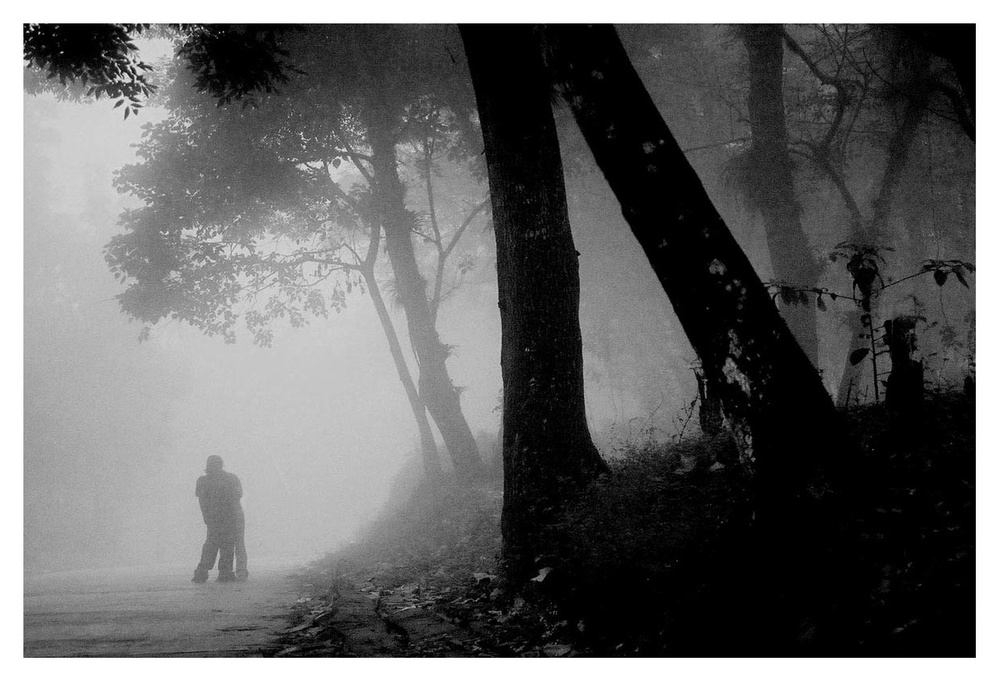
#> input picture working model for images_/Images/FoggyKiss.jpg, 1000 x 682 px, shrunk from 1240 x 846 before the run
$ python -i __init__.py   (imports and definitions only)
#> lines starting #> are read from the running program, lines starting #| are printed output that depends on the picture
#> further down, picture is the input picture: shape (682, 1000, 3); min 0, max 255, mean 103.5
import cv2
import numpy as np
import copy

class image_dehazer():
    def __init__(self, airlightEstimation_windowSze=15, boundaryConstraint_windowSze=3, C0=20, C1=300,
                 regularize_lambda=0.1, sigma=0.5, delta=0.85, showHazeTransmissionMap=True):
        self.airlightEstimation_windowSze = airlightEstimation_windowSze
        self.boundaryConstraint_windowSze = boundaryConstraint_windowSze
        self.C0 = C0
        self.C1 = C1
        self.regularize_lambda = regularize_lambda
        self.sigma = sigma
        self.delta = delta
        self.showHazeTransmissionMap = showHazeTransmissionMap
        self._A = []
        self._transmission = []
        self._WFun = []

    def __AirlightEstimation(self, HazeImg):
        if (len(HazeImg.shape) == 3):
            for ch in range(len(HazeImg.shape)):
                kernel = np.ones((self.airlightEstimation_windowSze, self.airlightEstimation_windowSze), np.uint8)
                minImg = cv2.erode(HazeImg[:, :, ch], kernel)
                self._A.append(int(minImg.max()))
#> this loop made 3 passes
#> pass 1, in __AirlightEstimation, `minImg = cv2.erode(HazeImg[:, :, ch], kernel)`:
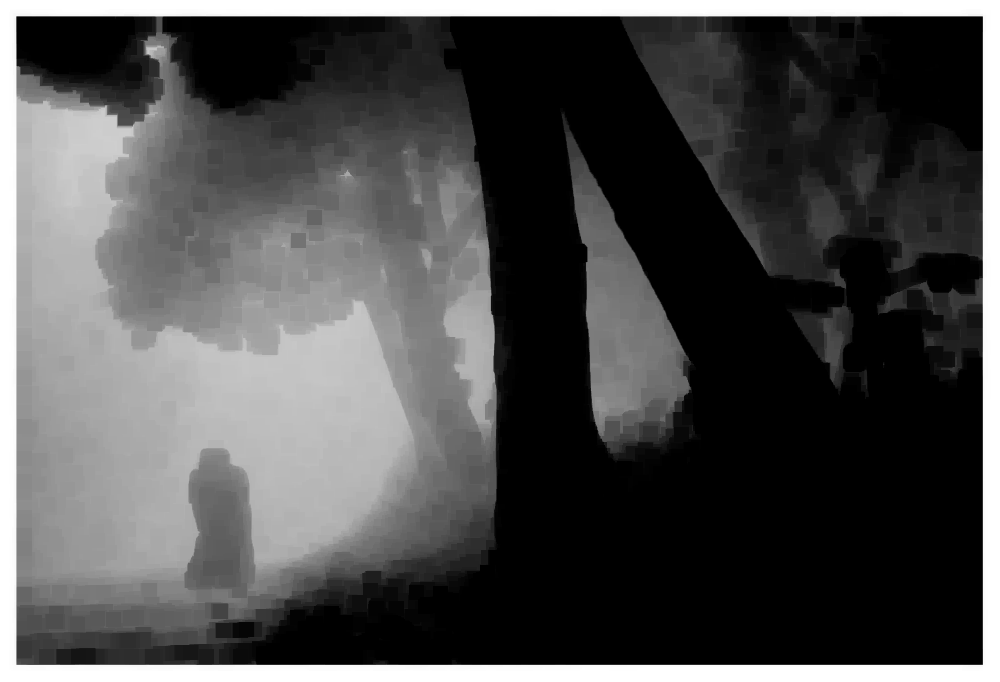
#> minImg: shape (682, 1000); min 0, max 255, mean 77.4
#> after the loop, self._A = [255, 255, 255]
        else:
            kernel = np.ones((self.airlightEstimation_windowSze, self.airlightEstimation_windowSze), np.uint8)
            minImg = cv2.erode(HazeImg, kernel)
            self._A.append(int(minImg.max()))

    def __BoundCon(self, HazeImg):
        if (len(HazeImg.shape) == 3):

            t_b = np.maximum((self._A[0] - HazeImg[:, :, 0].astype(float)) / (self._A[0] - self.C0),
                             (HazeImg[:, :, 0].astype(float) - self._A[0]) / (self.C1 - self._A[0]))
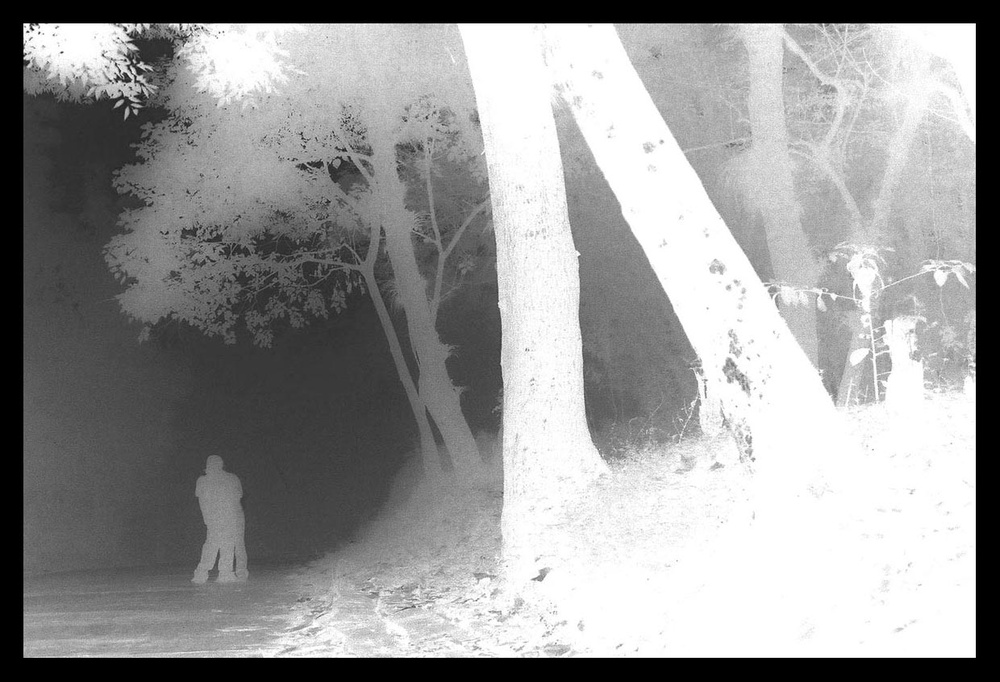
#> t_b: shape (682, 1000) float64; min 0, max 1.09, mean 0.645; drawn with min black and max white
            t_g = np.maximum((self._A[1] - HazeImg[:, :, 1].astype(float)) / (self._A[1] - self.C0),
                             (HazeImg[:, :, 1].astype(float) - self._A[1]) / (self.C1 - self._A[1]))
            t_r = np.maximum((self._A[2] - HazeImg[:, :, 2].astype(float)) / (self._A[2] - self.C0),
                             (HazeImg[:, :, 2].astype(float) - self._A[2]) / (self.C1 - self._A[2]))

            MaxVal = np.maximum(t_b, t_g, t_r)
            self._Transmission = np.minimum(MaxVal, 1)
        else:
            self._Transmission = np.maximum((self._A[0] - HazeImg.astype(float)) / (self._A[0] - self.C0),
                                            (HazeImg.astype(float) - self._A[0]) / (self.C1 - self._A[0]))
            self._Transmission = np.minimum(self._Transmission, 1)

        kernel = np.ones((self.boundaryConstraint_windowSze, self.boundaryConstraint_windowSze), float)
        self._Transmission = cv2.morphologyEx(self._Transmission, cv2.MORPH_CLOSE, kernel=kernel)
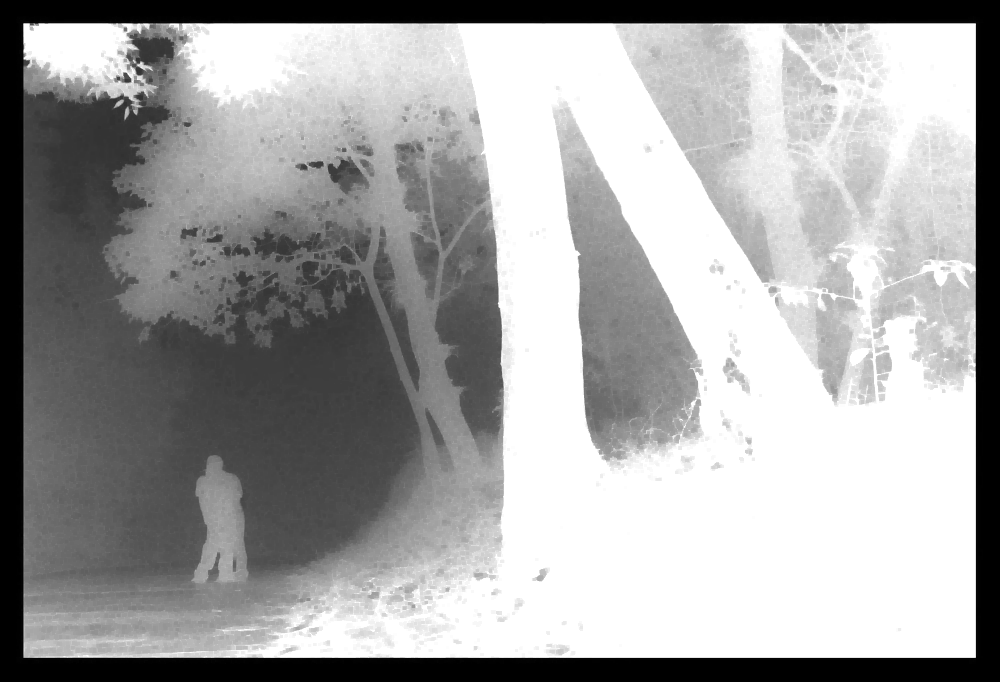
#> self._Transmission: shape (682, 1000) float64; min 0, max 1, mean 0.638

    # [93 lines left out: functions __LoadFilterBank, __CalculateWeightingFunction, __circularConvFilt, __CalTransmission, not called in this run]

    def __removeHaze(self, HazeImg):
        '''
        :param HazeImg: Hazy input image
        :param Transmission: estimated transmission
        :param A: estimated airlight
        :param delta: fineTuning parameter for dehazing --> default = 0.85
        :return: result --> Dehazed image
        '''

        # This function will implement equation(3) in the paper
        # " https://www.cv-foundation.org/openaccess/content_iccv_2013/papers/Meng_Efficient_Image_Dehazing_2013_ICCV_paper.pdf "

        epsilon = 0.0001
        Transmission = pow(np.maximum(abs(self._Transmission), epsilon), self.delta)

        HazeCorrectedImage = copy.deepcopy(HazeImg)
        if (len(HazeImg.shape) == 3):
            for ch in range(len(HazeImg.shape)):
                temp = ((HazeImg[:, :, ch].astype(float) - self._A[ch]) / Transmission) + self._A[ch]
                temp = np.maximum(np.minimum(temp, 255), 0)
                HazeCorrectedImage[:, :, ch] = temp
#> this loop made 3 passes
#> pass 1, in __removeHaze, `temp = ((HazeImg[:, :, ch].astype(float) - self._A[ch]) / Transmission..`:
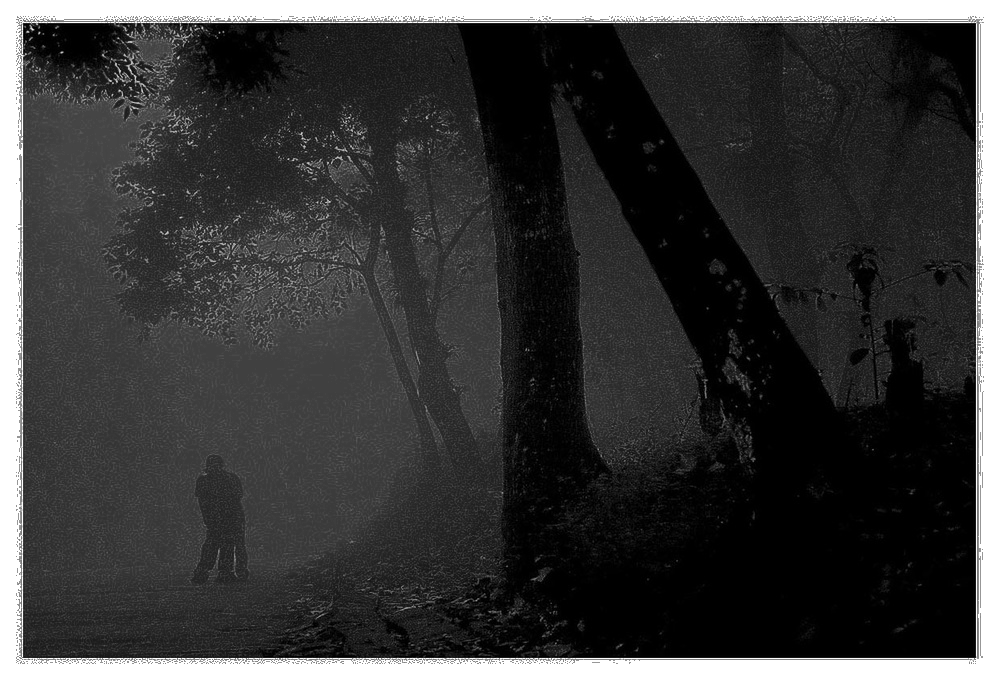
#> temp: shape (682, 1000) float64; min 0, max 255, mean 57.9
        else:
            temp = ((HazeImg.astype(float) - self._A[0]) / Transmission) + self._A[0]
            temp = np.maximum(np.minimum(temp, 255), 0)
            HazeCorrectedImage = temp
        return (HazeCorrectedImage)

    # [111 lines left out: functions __psf2otf, __zero_pad, not called in this run]

    def remove_haze(self, HazeImg):
        self.__AirlightEstimation(HazeImg)
        self.__BoundCon(HazeImg)
        #self.__CalTransmission(HazeImg)
        haze_corrected_img = self.__removeHaze(HazeImg)
        HazeTransmissionMap = self._Transmission
        return (haze_corrected_img, HazeTransmissionMap)

# [8 lines left out: function remove_haze, not called in this run]

>>> import cv2
>>> picture = cv2.imread('../Images/FoggyKiss.jpg')
>>> result = image_dehazer().remove_haze(picture)

$ run again, on working model for images_/Images/Haze.jpg
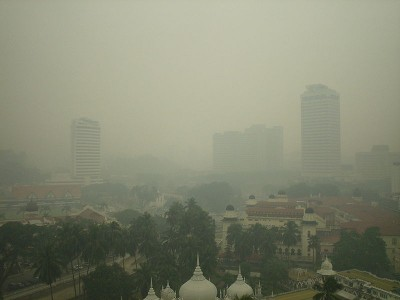
#> input picture working model for images_/Images/Haze.jpg, 400 x 300 px
#> picture is the input picture: shape (300, 400, 3); mean B, G, R 114, 134.3, 131.2
#> after the loop in __AirlightEstimation, `for ch in range(len(HazeImg.shape)):`: self._A = [172, 193, 191]
#> the loop in __removeHaze, `for ch in range(len(HazeImg.shape)):` made 3 passes
#> pass 1, in __removeHaze, `temp = ((HazeImg[:, :, ch].astype(float) - self._A[ch]) / Transmission..`:
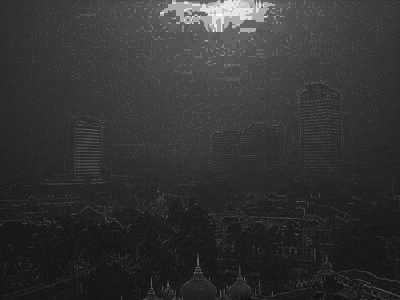
#> temp: shape (300, 400) float64; min 12, max 248.1, mean 51.4
#> after the loop in __removeHaze, `for ch in range(len(HazeImg.shape)):`:
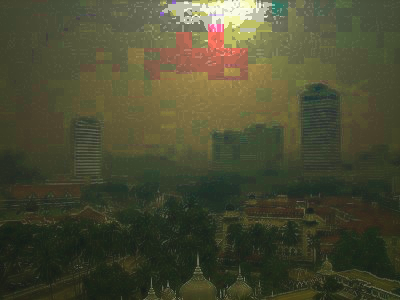
#> HazeCorrectedImage: shape (300, 400, 3); mean B, G, R 50.9, 74.8, 73.8
